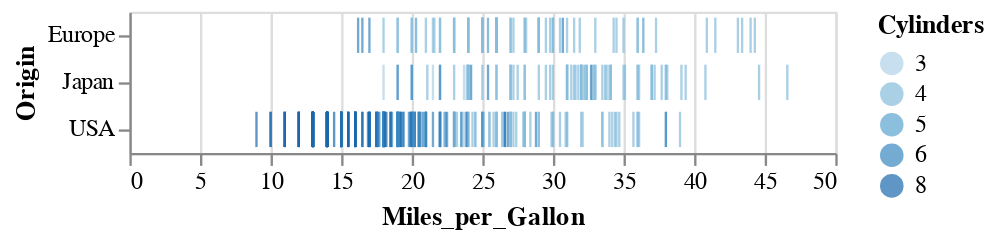

Notebook code for this chart:
### Markdown cell above
Let's add the shorthands for each of these data types to our specification, using the one-letter codes above
(for example, change ``"Miles_per_Gallon"`` to ``"Miles_per_Gallon:Q"`` to explicitly specify that it is a quantitative type):

### Code cell
alt.Chart(cars).mark_tick().encode(
    x='Miles_per_Gallon:Q',
    y='Origin:N',
    color='Cylinders:O'
)

### Figure 1 — Vega-Lite specification as saved in the notebook (floating-point values rounded to 4 significant figures; data arrays with more than 128 entries replaced by an {"elided": "..."} marker saying what was removed)
{"config": {"view": {"continuousWidth": 300, "continuousHeight": 300}}, "data": {"name": "data-583e73726c1545c56c203344161a975c"}, "mark": {"type": "tick"}, "encoding": {"color": {"field": "Cylinders", "type": "ordinal"}, "x": {"field": "Miles_per_Gallon", "type": "quantitative"}, "y": {"field": "Origin", "type": "nominal"}}, "$schema": "https://vega.github.io/schema/vega-lite/v5.20.1.json", "datasets": {"data-583e73726c1545c56c203344161a975c": {"elided": "406 records"}}}
